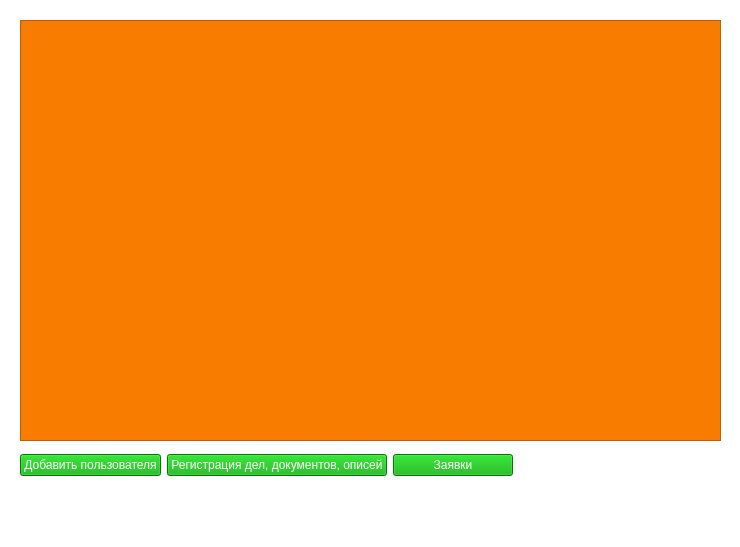
<?xml version="1.0" encoding="UTF-8"?>
<ui version="4.0">
 <class>AdminFrom</class>
 <widget class="QWidget" name="AdminFrom">
  <property name="geometry">
   <rect>
    <x>0</x>
    <y>0</y>
    <width>740</width>
    <height>547</height>
   </rect>
  </property>
  <property name="windowTitle">
   <string>Администратор</string>
  </property>
  <property name="styleSheet">
   <string notr="true">background-color: rgb(255, 255, 255);</string>
  </property>
  <widget class="QListWidget" name="listWidget">
   <property name="geometry">
    <rect>
     <x>20</x>
     <y>20</y>
     <width>701</width>
     <height>421</height>
    </rect>
   </property>
   <property name="styleSheet">
    <string notr="true">background-color: rgb(248, 124, 0);</string>
   </property>
  </widget>
  <widget class="QWidget" name="">
   <property name="geometry">
    <rect>
     <x>20</x>
     <y>450</y>
     <width>493</width>
     <height>30</height>
    </rect>
   </property>
   <layout class="QHBoxLayout" name="horizontalLayout">
    <item>
     <widget class="QPushButton" name="add_user_btn">
      <property name="styleSheet">
       <string notr="true">background-color: rgb(0, 170, 0);
color: rgb(255, 255, 255);</string>
      </property>
      <property name="text">
       <string>Добавить пользователя</string>
      </property>
     </widget>
    </item>
    <item>
     <widget class="QPushButton" name="info_docs_list_btn">
      <property name="styleSheet">
       <string notr="true">background-color: rgb(0, 170, 0);
color: rgb(255, 255, 255);</string>
      </property>
      <property name="text">
       <string>Регистрация дел, документов, описей</string>
      </property>
     </widget>
    </item>
    <item>
     <widget class="QPushButton" name="show_request_btn">
      <property name="styleSheet">
       <string notr="true">background-color: rgb(0, 170, 0);
color: rgb(255, 255, 255);</string>
      </property>
      <property name="text">
       <string>Заявки</string>
      </property>
     </widget>
    </item>
   </layout>
  </widget>
 </widget>
 <resources/>
 <connections/>
</ui>
